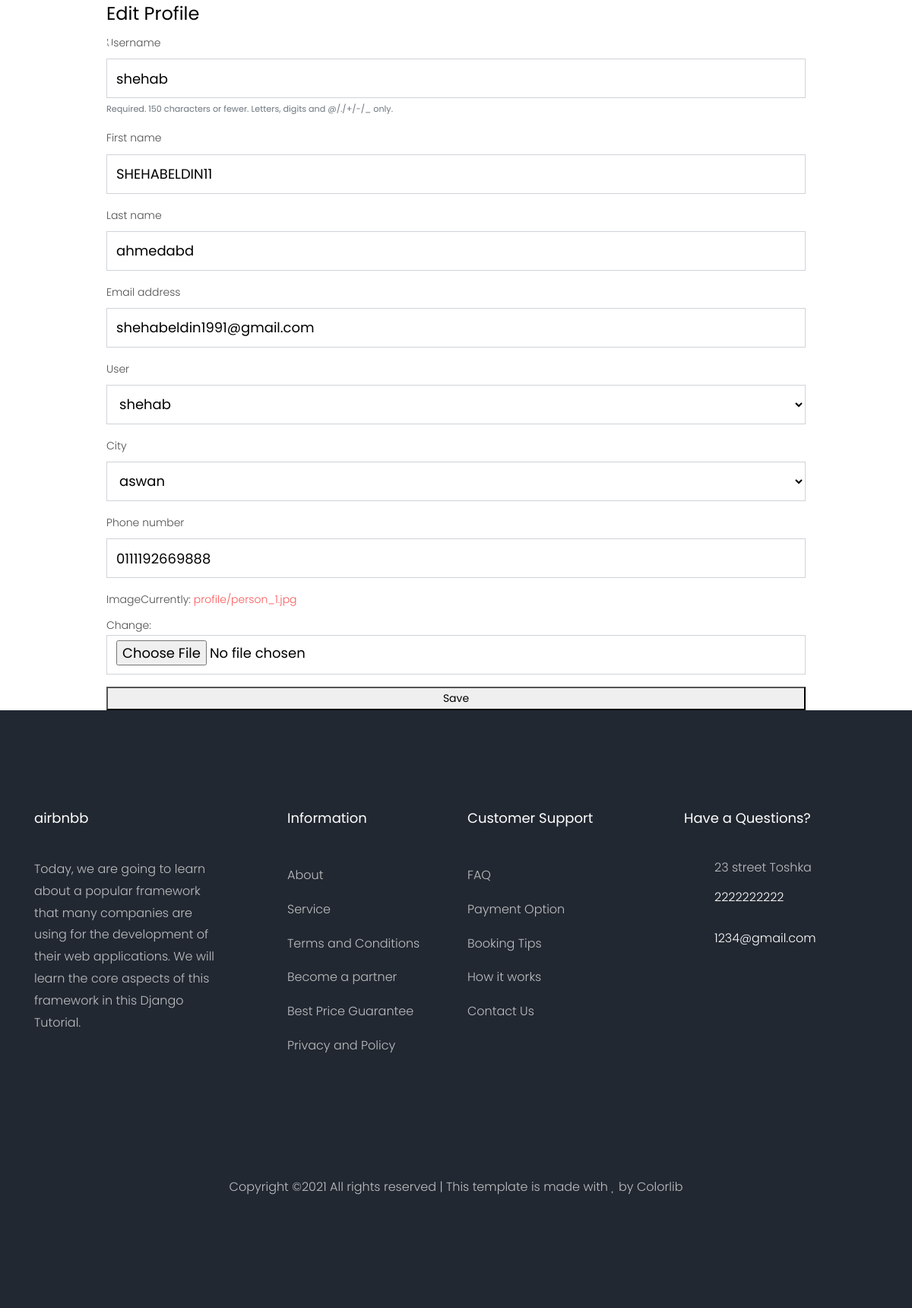
The app's page /accounts/profile_edit/ (signed in) with its own data.
### accounts/models.py (models this page shows, shortened)
class Profile(models.Model):
    user = models.OneToOneField(User, on_delete=models.CASCADE)
    city = models.ForeignKey('City', related_name='user_city', on_delete=models.CASCADE , blank=True, null=True)
    phone_number = models.CharField(max_length=15)
    image  = models.ImageField(upload_to='profile/')

### setting/models.py (models this page shows, shortened)
class Settings(models.Model):
    logo         = models.ImageField(upload_to='settings/')
    description    = models.TextField(max_length=2000)
    phone          = models.CharField(max_length=50)
    email          = models.EmailField( max_length=254)
    address        = models.CharField(max_length=50)
    site_name      = models.CharField(max_length=50)
    tw_link        = models.URLField( max_length=200)
    fb_link        = models.URLField( max_length=200)
    inst_link      = models.URLField( max_length=200)

### accounts/views.py (the view)
# urls.py: path('profile_edit/',profile_edit,name='profile_edit'),
def profile_edit(request):
    profile = Profile.objects.get(user=request.user)
    if request.method=='POST':
        userform = UserForm(request.POST,instance=request.user)
        profileform = ProfileForm(request.POST,request.FILES,instance=profile )
        if userform.is_valid() and profileform.is_valid():
            userform.save()
            myprofile = profileform.save(commit=False)
            myprofile.user = request.user
            myprofile.save()
            return redirect(reverse('accounts:profile'))
    else :
        userform = UserForm(instance=request.user)
        profileform = ProfileForm(instance=profile)
    return render(request,'accounts/profile_edit.html',{'userform':userform , 'profileform':profileform})

### accounts/forms.py
class UserForm(forms.ModelForm):
    class Meta:
        model = User
        fields= ['username','first_name','last_name','email']

class ProfileForm(forms.ModelForm):
    class Meta:
        model = Profile
        fields = '__all__'

### accounts/models.py (called while the page is built)
    def __str__(self):
        return self.name

### setting/footer_context_processor.py (called while the page is built)
def myfooter (request):
    myfooter=Settings.objects.last()
    return{'myfooter':myfooter}

### accounts/templates/accounts/profile_edit.html (shortened to what this page needs)
{% extends 'base.html' %}
{% load bootstrap4 %}
{% load crispy_forms_tags %}
{% load static %}
{% block body %}
    <div class="job_details_area">
        <div class="container">
            <div class="row">
                <div class="col-lg-10 mx-auto">
                    <div class="apply_job_form white-bg">
                        <h4>Edit Profile</h4>
                        <form method="POST" enctype="multipart/form-data">
                            {% bootstrap_form userform %}
                            {% bootstrap_form profileform %}
                            {% buttons %}
                                <button class="boxed-btn3 w-100" type="submit">Save</button>
                            {% endbuttons %}
                        </form>
                    </div>
                </div>
            </div>
        </div>
    </div>
    {% endblock body %}

### templates/base.html (shortened to what this page needs)
{% load static %}
<!DOCTYPE html>
<html lang="en">
  <head>
    <link rel="stylesheet" href="{% static 'css/open-iconic-bootstrap.min.css' %}">
    <link rel="stylesheet" href="{% static 'css/animate.css' %}">
    <link rel="stylesheet" href="{% static 'css/owl.carousel.min.css' %}">
    <link rel="stylesheet" href="{% static 'css/owl.theme.default.min.css' %}">
    <link rel="stylesheet" href="{% static 'css/magnific-popup.css' %}">
    <link rel="stylesheet" href="{% static 'css/aos.css' %}">
    <link rel="stylesheet" href="{% static 'css/ionicons.min.css' %}">
    <link rel="stylesheet" href="{% static 'css/bootstrap-datepicker.css' %}">
    <link rel="stylesheet" href="{% static 'css/jquery.timepicker.css' %}">
    <link rel="stylesheet" href="{% static 'css/flaticon.css' %}">
    <link rel="stylesheet" href="{% static 'css/icomoon.css' %}">
    <link rel="stylesheet" href="{% static 'css/style.css' %}">
  </head>
  <body>
  <nav class="navbar navbar-expand-lg navbar-dark ftco_navbar bg-dark ftco-navbar-light" id="ftco-navbar">
    <div class="container">
      <a class="navbar-brand" href="index.html">dirEngine.</a>
      <div class="collapse navbar-collapse" id="ftco-nav">
        <ul class="navbar-nav ml-auto">
          <li class="nav-item"><a href="{% url 'home:home' %}"class="nav-link">Home</a></li>
          <li class="nav-item active"><a href="{% url 'about:about' %}" class="nav-link">About</a></li>
          <li class="nav-item"><a href="tour.html" class="nav-link">Tour</a></li>
          <li class="nav-item"><a href="{% url 'property:property_list' %}" class="nav-link">property</a></li>
          <li class="nav-item"><a href="{% url 'blog:post_list' %}"class="nav-link">Blog</a></li>
          <li class="nav-item"><a href="contact.html" class="nav-link">Contact</a></li>
          <li class="nav-item cta"><a href="contact.html" class="nav-link"><span>Add listing</span></a></li>
        </ul>
      </div>
    </div>
  </nav>
    {% block body %}
    {% endblock body %}
    <footer class="ftco-footer ftco-bg-dark ftco-section">
      <div class="container">
        <div class="row mb-5">
          <div class="col-md">
            <div class="ftco-footer-widget mb-4">
              <h2 class="ftco-heading-2">{{myfooter.site_name}}</h2>
              <p>{{myfooter.description}}</p>
              <ul class="ftco-footer-social list-unstyled float-md-left float-lft mt-5">
              </ul>
            </div>
          </div>
          <div class="col-md">
            <div class="ftco-footer-widget mb-4 ml-md-5">
              <h2 class="ftco-heading-2">Information</h2>
              <ul class="list-unstyled">
                <li><a href="#" class="py-2 d-block">About</a></li>
                <li><a href="#" class="py-2 d-block">Service</a></li>
                <li><a href="#" class="py-2 d-block">Terms and Conditions</a></li>
                <li><a href="#" class="py-2 d-block">Become a partner</a></li>
                <li><a href="#" class="py-2 d-block">Best Price Guarantee</a></li>
                <li><a href="#" class="py-2 d-block">Privacy and Policy</a></li>
              </ul>
            </div>
          </div>
          <div class="col-md">
             <div class="ftco-footer-widget mb-4">
              <h2 class="ftco-heading-2">Customer Support</h2>
              <ul class="list-unstyled">
                <li><a href="#" class="py-2 d-block">FAQ</a></li>
                <li><a href="#" class="py-2 d-block">Payment Option</a></li>
                <li><a href="#" class="py-2 d-block">Booking Tips</a></li>
                <li><a href="#" class="py-2 d-block">How it works</a></li>
                <li><a href="#" class="py-2 d-block">Contact Us</a></li>
              </ul>
            </div>
          </div>
          <div class="col-md">
            <div class="ftco-footer-widget mb-4">
            	<h2 class="ftco-heading-2">Have a Questions?</h2>
            	<div class="block-23 mb-3">
	              <ul>
	                <li><span class="icon icon-map-marker"></span><span class="text">{{myfooter.address}}</span></li>
	                <li><a href="#"><span class="icon icon-phone"></span><span class="text">{{myfooter.phone}}</span></a></li>
	                <li><a href="#"><span class="icon icon-envelope"></span><span class="text">{{myfooter.email}}</span></a></li>
	              </ul>
	            </div>
            </div>
          </div>
        </div>
        <div class="row">
          <div class="col-md-12 text-center">
            <p>
  Copyright &copy;<script>document.write(new Date().getFullYear());</script> All rights reserved | This template is made with <i class="icon-heart" aria-hidden="true"></i> by <a href="https://colorlib.com" target="_blank">Colorlib</a>
  </p>
          </div>
        </div>
      </div>
    </footer>
  </body>
</html>

### static/css/icomoon.css (style rules this page uses)
[class^="icon-"], [class*=" icon-"] { font-family: 'icomoon' !important; speak: none; font-style: normal; font-weight: normal; font-variant: normal; text-transform: none; line-height: 1; -webkit-font-smoothing: antialiased; -moz-osx-font-smoothing: grayscale; }
.icon-heart:before { content: "\f004"; }
.icon-map-marker:before { content: "\f041"; }
.icon-phone:before { content: "\f095"; }
.icon-envelope:before { content: "\f0e0"; }

### records on screen
Profile: user "shehab", city "aswan", phone_number "0111192669888"
Settings: site_name "airbnbb", description "Today, we are going to learn about a popular framework that many companies are using for the development of their web applications. We will learn the core aspects of this framework in this Django Tutorial.", address "23 street Toshka", phone "2222222222", email "1234@gmail.com"
